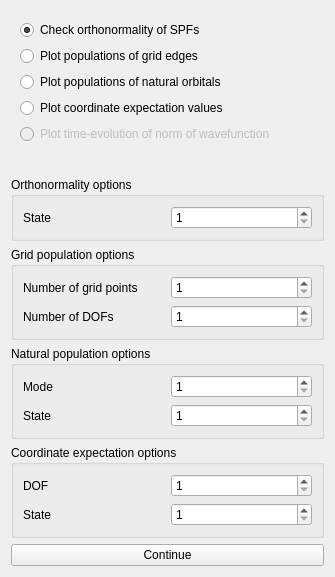
      <widget class="AnalysisConvergence" name="analconv_tab">
       <property name="geometry">
        <rect>
         <x>0</x>
         <y>0</y>
         <width>335</width>
         <height>577</height>
        </rect>
       </property>
       <attribute name="label">
        <string>Analyse Convergence</string>
       </attribute>
       <layout class="QVBoxLayout" name="verticalLayout">
        <item>
         <widget class="QWidget" name="analconv_radio" native="true">
          <layout class="QVBoxLayout" name="analconv_layout" stretch="0,0,0,0,0">
           <item>
            <widget class="QRadioButton" name="analconv_0">
             <property name="statusTip">
              <string>Executes ortho and plots SPF (SPDO) orthonormalities.</string>
             </property>
             <property name="text">
              <string>Check orthonormality of SPFs</string>
             </property>
             <property name="checked">
              <bool>true</bool>
             </property>
            </widget>
           </item>
           <item>
            <widget class="QRadioButton" name="analconv_1">
             <property name="statusTip">
              <string>Executes rdgpop and plots grid populations.</string>
             </property>
             <property name="text">
              <string>Plot populations of grid edges</string>
             </property>
            </widget>
           </item>
           <item>
            <widget class="QRadioButton" name="analconv_2">
             <property name="statusTip">
              <string>Executes rdcheck natpop and plots natural populations.</string>
             </property>
             <property name="text">
              <string>Plot populations of natural orbitals</string>
             </property>
            </widget>
           </item>
           <item>
            <widget class="QRadioButton" name="analconv_3">
             <property name="statusTip">
              <string>Executes rdcheck qdq and plots ⟨q⟩ and ⟨dq⟩.</string>
             </property>
             <property name="text">
              <string>Plot coordinate expectation values</string>
             </property>
            </widget>
           </item>
           <item>
            <widget class="QRadioButton" name="analconv_4">
             <property name="enabled">
              <bool>false</bool>
             </property>
             <property name="statusTip">
              <string>[Currently unavailable until norm is fixed.]</string>
             </property>
             <property name="text">
              <string>Plot time-evolution of norm of wavefunction</string>
             </property>
            </widget>
           </item>
          </layout>
         </widget>
        </item>
        <item>
         <spacer name="analconv_vspacer">
          <property name="orientation">
           <enum>Qt::Vertical</enum>
          </property>
          <property name="sizeHint" stdset="0">
           <size>
            <width>0</width>
            <height>20</height>
           </size>
          </property>
         </spacer>
        </item>
        <item>
         <widget class="QGroupBox" name="ortho_box">
          <property name="title">
           <string>Orthonormality options</string>
          </property>
          <layout class="QGridLayout" name="gridLayout_13">
           <item row="0" column="0">
            <widget class="QLabel" name="ortho_state_label">
             <property name="text">
              <string>State</string>
             </property>
            </widget>
           </item>
           <item row="0" column="1">
            <widget class="QSpinBox" name="ortho_state">
             <property name="minimum">
              <number>1</number>
             </property>
            </widget>
           </item>
          </layout>
         </widget>
        </item>
        <item>
         <widget class="QGroupBox" name="gpop_box">
          <property name="title">
           <string>Grid population options</string>
          </property>
          <layout class="QGridLayout" name="gridLayout_3">
           <item row="0" column="0">
            <widget class="QLabel" name="gpop_nz_label">
             <property name="text">
              <string>Number of grid points</string>
             </property>
             <property name="buddy">
              <cstring>gpop_nz</cstring>
             </property>
            </widget>
           </item>
           <item row="0" column="1">
            <widget class="QSpinBox" name="gpop_nz">
             <property name="minimum">
              <number>1</number>
             </property>
            </widget>
           </item>
           <item row="1" column="0">
            <widget class="QLabel" name="gpop_dof_label">
             <property name="text">
              <string>Number of DOFs</string>
             </property>
             <property name="buddy">
              <cstring>gpop_dof</cstring>
             </property>
            </widget>
           </item>
           <item row="1" column="1">
            <widget class="QSpinBox" name="gpop_dof">
             <property name="minimum">
              <number>1</number>
             </property>
            </widget>
           </item>
          </layout>
         </widget>
        </item>
        <item>
         <widget class="QGroupBox" name="natpop_box">
          <property name="title">
           <string>Natural population options</string>
          </property>
          <layout class="QGridLayout" name="gridLayout_14">
           <item row="0" column="0">
            <widget class="QLabel" name="natpop_mode_label">
             <property name="text">
              <string>Mode</string>
             </property>
             <property name="buddy">
              <cstring>natpop_mode</cstring>
             </property>
            </widget>
           </item>
           <item row="0" column="1">
            <widget class="QSpinBox" name="natpop_mode">
             <property name="minimum">
              <number>1</number>
             </property>
            </widget>
           </item>
           <item row="1" column="0">
            <widget class="QLabel" name="natpop_state_label">
             <property name="text">
              <string>State</string>
             </property>
             <property name="buddy">
              <cstring>natpop_state</cstring>
             </property>
            </widget>
           </item>
           <item row="1" column="1">
            <widget class="QSpinBox" name="natpop_state">
             <property name="minimum">
              <number>1</number>
             </property>
            </widget>
           </item>
          </layout>
         </widget>
        </item>
        <item>
         <widget class="QGroupBox" name="qdq_box">
          <property name="title">
           <string>Coordinate expectation options</string>
          </property>
          <layout class="QGridLayout" name="gridLayout_15">
           <item row="0" column="0">
            <widget class="QLabel" name="qdq_dof_label">
             <property name="text">
              <string>DOF</string>
             </property>
             <property name="buddy">
              <cstring>qdq_dof</cstring>
             </property>
            </widget>
           </item>
           <item row="0" column="1">
            <widget class="QSpinBox" name="qdq_dof">
             <property name="minimum">
              <number>1</number>
             </property>
            </widget>
           </item>
           <item row="1" column="0">
            <widget class="QLabel" name="qdq_state_label">
             <property name="text">
              <string>State</string>
             </property>
             <property name="buddy">
              <cstring>qdq_state</cstring>
             </property>
            </widget>
           </item>
           <item row="1" column="1">
            <widget class="QSpinBox" name="qdq_state">
             <property name="minimum">
              <number>1</number>
             </property>
            </widget>
           </item>
          </layout>
         </widget>
        </item>
        <item>
         <widget class="QPushButton" name="analconv_push">
          <property name="text">
           <string>Continue</string>
          </property>
         </widget>
        </item>
       </layout>
      </widget>
